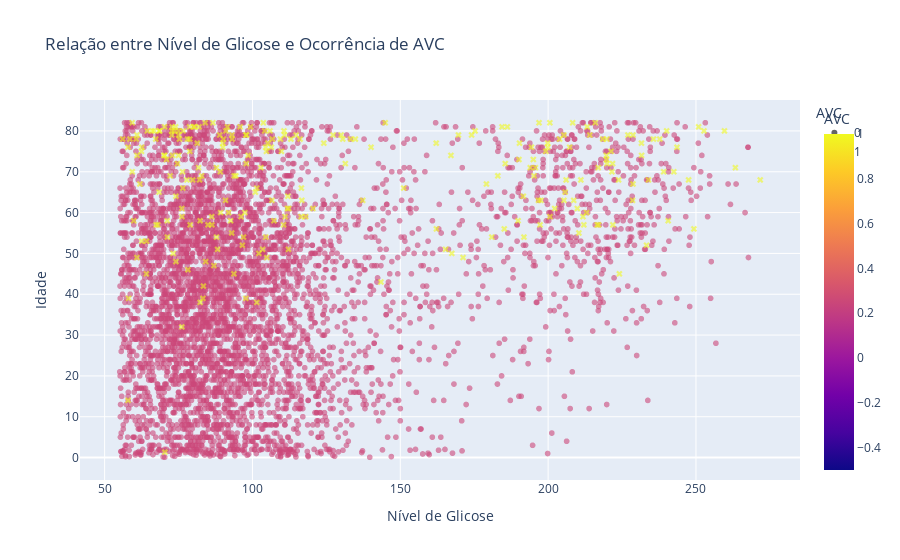

Notebook cell for this chart:
### Code cell
fig = px.scatter(
    df.sort_values("avg_glucose_level"),   
    x="avg_glucose_level",
    y="age",                              
    color="stroke",
    symbol="stroke",
    symbol_map={0: 'circle', 1: 'x'},
    labels={
        "avg_glucose_level": "Nível de Glicose",
        "age": "Idade",
        "stroke": "AVC"
    },
    title="Relação entre Nível de Glicose e Ocorrência de AVC"
)

fig.update_traces(opacity=0.6)

fig.show()

### Figure 1 — Plotly figure (JSON) as saved in the notebook; plotly's stock layout.template omitted (floating-point values rounded to 4 significant figures; data arrays with more than 128 entries replaced by an {"elided": "..."} marker saying what was removed)
{"data": [{"hovertemplate": "AVC=%{marker.color}<br>Nível de Glicose=%{x}<br>Idade=%{y}<extra></extra>", "legendgroup": "0", "marker": {"color": {"elided": "4861 int values"}, "coloraxis": "coloraxis", "symbol": "circle"}, "mode": "markers", "name": "0", "opacity": 0.6, "showlegend": true, "type": "scattergl", "x": {"elided": "4861 float values"}, "xaxis": "x", "y": {"elided": "4861 float values"}, "yaxis": "y"}, {"hovertemplate": "AVC=%{marker.color}<br>Nível de Glicose=%{x}<br>Idade=%{y}<extra></extra>", "legendgroup": "1", "marker": {"color": {"elided": "249 int values"}, "coloraxis": "coloraxis", "symbol": "x"}, "mode": "markers", "name": "1", "opacity": 0.6, "showlegend": true, "type": "scattergl", "x": {"elided": "249 float values"}, "xaxis": "x", "y": {"elided": "249 float values"}, "yaxis": "y"}], "layout": {"coloraxis": {"colorbar": {"title": {"text": "AVC"}}, "colorscale": [[0, "#0d0887"], [0.1111, "#46039f"], [0.2222, "#7201a8"], [0.3333, "#9c179e"], [0.4444, "#bd3786"], [0.5556, "#d8576b"], [0.6667, "#ed7953"], [0.7778, "#fb9f3a"], [0.8889, "#fdca26"], [1, "#f0f921"]]}, "legend": {"title": {"text": "AVC"}, "tracegroupgap": 0}, "title": {"text": "Relação entre Nível de Glicose e Ocorrência de AVC"}, "xaxis": {"anchor": "y", "domain": [0, 1], "title": {"text": "Nível de Glicose"}}, "yaxis": {"anchor": "x", "domain": [0, 1], "title": {"text": "Idade"}}}}
